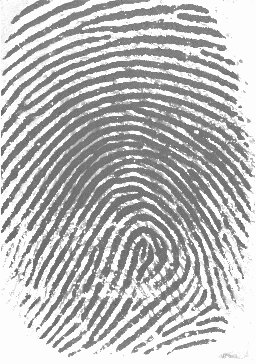
#> input picture 6.tif, 256 x 364 px
$ jupyter execute 'Digital Image Proccessing E 7.ipynb'
#> lines starting #> are read from the running program, lines starting #| are printed output that depends on the picture
#### Exercise 7:
Consider the filter below:

$h(x,y)=exp(\frac{-x'^2}{2\sigma_x ^ 2}-\frac{y'^2}{2\sigma_y ^2})cos(2\pi fx')$

$x'=xcos\theta +ysin\theta$

$y'=-xsin\theta+ycos\theta$

$f=0.1$

$\theta=k\frac{\pi}{8}$

$k=0,1,\cdots,7$

$\sigma_x=\sigma_y=4$

##### A)Apply the filter above using a  33*33 window on a finger print photo

##### B)Divide each filtered photo to blocks of 16*16 and compute standard deviation for each block. Then replace each block's pixels values by it's respective variance and display the results.

### importing used libraries

[cell 1]
import numpy as np
import cv2
import matplotlib.pyplot as plt
import math

### 2d Convolution Implementation using zero padding for border conditions

[cell 2]
# 2 Dimentional zero padding convolution  a very Slow Approach in comparison to cv2.filter2d

def convolution2d(img, kernel):
    #     Rotating Kernel Window 180 Degree
    window = np.rot90(kernel, k=2, )

    kernelHeight, kernelWidth = kernel.shape

    #     checking ForRight Kernel Dimentions
    if kernelHeight % 2 != 1 or kernelWidth % 2 != 1:
        raise Exception("kernel dimentions should be odd numbers")

    #     padding edges size for both x(m) and y(n) ddimentions
    m = int((kernelHeight - 1) / 2)
    n = int((kernelWidth - 1) / 2)

    #     PreAllocation
    if np.ndim(img) == 3:
        imgHeight, imgWidth, imgChanals = img.shape
        window = np.dstack(window * imgChanals)
        window = np.transpose(window, axes=[1, 2, 0])
    if np.ndim(img) == 2:
        imgHeight, imgWidth = img.shape
        imgChanals = 1

#     Zero Padding
    if imgChanals != 1:
        padded = np.zeros((imgHeight + 2 * m, imgWidth + 2 * n, imgChanals))
        padded[m:-m, n:-n, :] = img
    else:
        padded = np.zeros((imgHeight + 2 * m, imgWidth + 2 * n))
        padded[m:-m, n:-n] = img

    fullConv = padded.astype(np.float64)
    for x in range(m, padded.shape[0] - m):
        for y in range(n, padded.shape[1] - n):
            fullConv[x, y] = np.sum(padded[x - m:x + m + 1, y - n:y + n + 1] * window, axis=(0, 1))

    result = fullConv[m:-m, n:-n]

    result = result

    return result

### Part A

#### A function to generate desired filter by providing different arguments in the filter

[cell 3]
def generateFilter(k,windowSize=(33,33),f=0.1,sigmax=4,sigmay=4):

    filter=np.zeros(windowSize)

    borderX,borderY=np.floor(np.array(windowSize)/2).astype(int)

    theta=k*math.pi/8

    for x in range(-borderX,borderX+1):
        for y in range(-borderY,borderY+1):

            xp=x*math.cos(theta)+y*math.sin(theta)
            yp=-x*math.sin(theta)+y*math.cos(theta)

            filter[x-borderX-1,y-borderY-1]=math.exp(-xp**2/(2*sigmax**2)-yp**2/(2*sigmay**2))*math.cos(2*math.pi*f*xp)

    return filter

### Part B

#### A function to perform the operation and proccess described in the second part

[cell 4]
def replaceBlocksPixelViaStadnardDeviation(img,blockSize=(16,16)):

    result=np.zeros_like(img)
    imgHeight,imgWidth=img.shape
    xStep,yStep=blockSize
    for x in range(0,imgHeight,xStep):
        for y in range(0,imgWidth,yStep):
            result[x:x+xStep,y:y+yStep]=math.sqrt(img[x:x+xStep,y:y+yStep].var())
    return result

### processings ...

[cell 5]
#opening the image in grayscale
img=cv2.imread("6.tif",0).astype(np.float64)
#> img: shape (364, 256) float64; min 70, max 253, mean 186.6

[cell 6]
#### #PreAllocating
partA=np.zeros(8,dtype=np.ndarray)
partB=np.zeros(8,dtype=np.ndarray)

#parameters to change
kernelWindowSize=(33,33)
frequency=.1
sigmaX=4
sigmaY=4
stadnadrDeviationReplaceMentWindow=(16,16)

# k is the same constant as in the formula's
for k in range(8):
    kernel=generateFilter(k,kernelWindowSize,frequency,sigmax=sigmaX,sigmay=sigmaY)
    # it is also possible to use filter2d function in opencv to perform the filtering
    # using the convoltion2d function to perform the filtering results in defferent results
    # due to the different border condition Assumed. In convolution2d function zero padding is used for border condition.
    # ilteredImg=cv2.filter2D(img,-1,kernel)
    filteredImg=convolution2d(img,kernel)
    partA[k]=filteredImg
    result=replaceBlocksPixelViaStadnardDeviation(filteredImg)
    partB[k]=result
#> this loop made 8 passes
#> pass 1, in convolution2d, `window = np.rot90(kernel, k=2, )`:
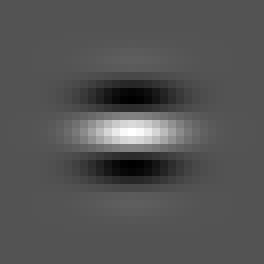
#> window: shape (33, 33) float64 (shown 8 times larger); min -0.491, max 1, mean 0.00392; drawn with min black and max white
#> pass 1, in convolution2d, `fullConv = padded.astype(np.float64)`:
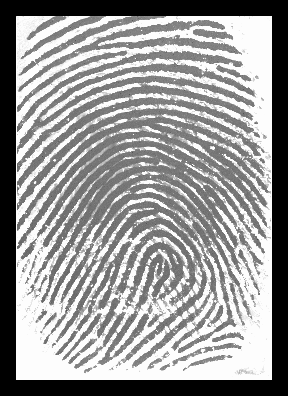
#> fullConv: shape (396, 288) float64; min 0, max 253, mean 152.5
#> pass 1, in convolution2d, `result = fullConv[m:-m, n:-n]`:
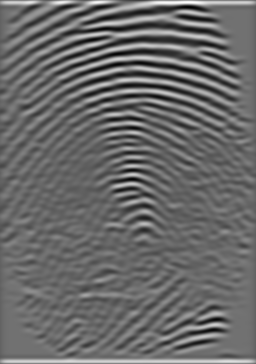
#> result: shape (364, 256) float64; min -2924.4, max 6085.8, mean 838; drawn with min black and max white
#> pass 1, `result=replaceBlocksPixelViaStadnardDeviation(filteredImg)`:
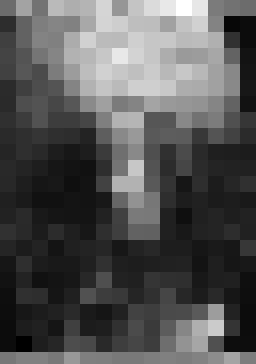
#> result: shape (364, 256) float64; min 18.06, max 2634.6, mean 874.7; drawn with min black and max white
#> after the loop:
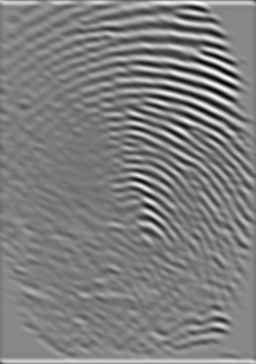
#> filteredImg: shape (364, 256) float64; min -3106.4, max 4777.2, mean 827.8; drawn with min black and max white

### Displaying results

[cell 7]
# display main Image
plt.figure(figsize=(24,20)).add_subplot(1,3,2).imshow(img,cmap='gray')

figA=plt.figure(figsize=(24,20))
figA.suptitle("PartA")
figB=plt.figure(figsize=(24,20))
figB.suptitle("PartB")

for i in range(8):
    figA.add_subplot(2,4,i+1,title="k= " +str(i)).imshow(partA[i],cmap='gray')


for i in range(8):
    figB.add_subplot(2,4,i+1,title="k= " +str(i)).imshow(partB[i],cmap='gray')
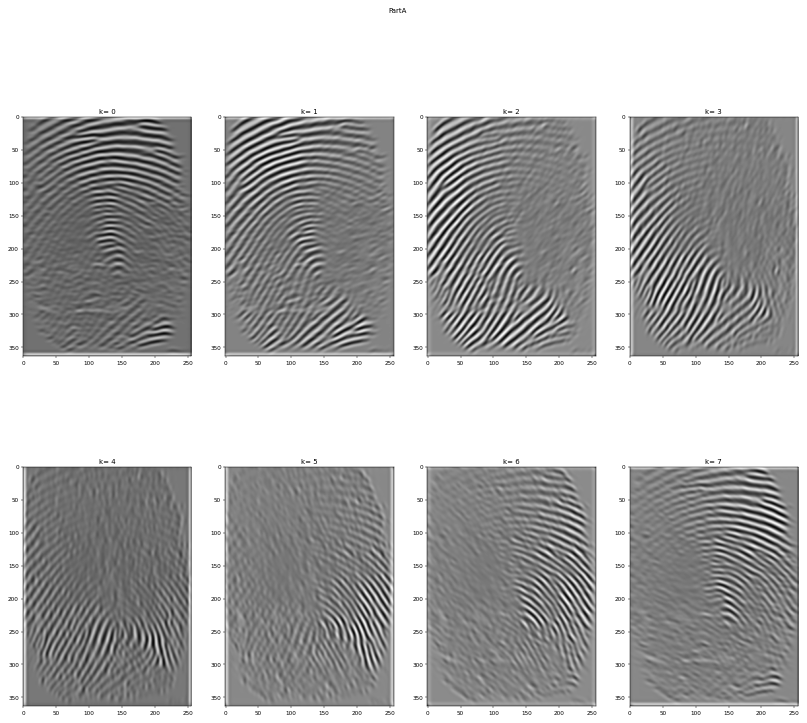
#> figure drawn by matplotlib, 8 panels
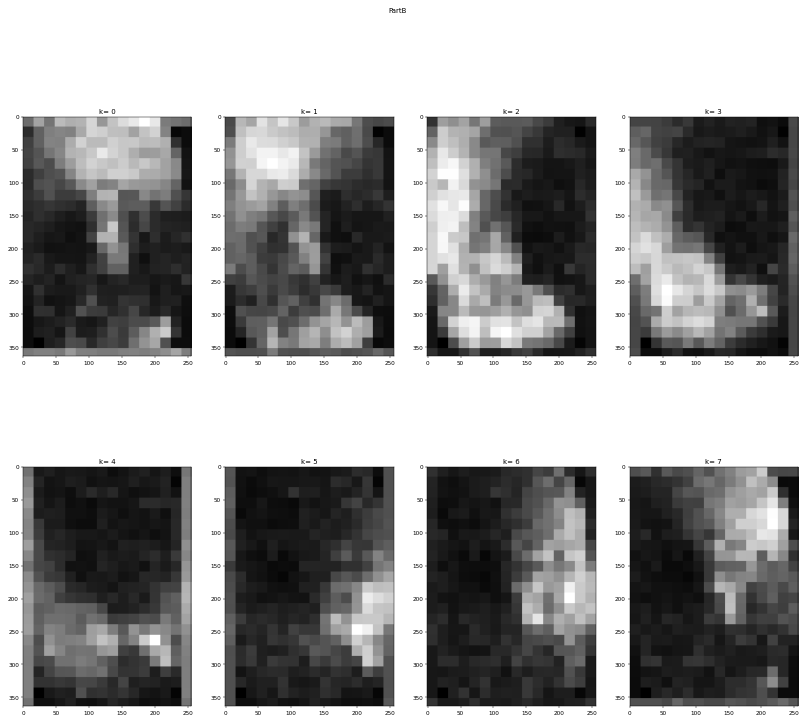
#> figure drawn by matplotlib, 8 panels
